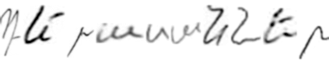
#> input picture data_preparation/raw_inverted.png, 329 x 64 px, found by its file name
$ jupyter execute --allow-errors data_generation.ipynb
#> lines starting #> are read from the running program, lines starting #| are printed output that depends on the picture; after the words box and inside, x2 and y2 are one past the last pixel; in counts of white or black regions, pixels touching at a corner belong together
# Getting Started

This notebook is for data preparation, it consists of two main components
- Synthetic Data Generation
- Real handwritten data augmentation

Before starting, make sure you have downloaded the Mashtots Dataset and it sits at the same directory as the main project.

In total, the running time can take long, because thousands of files are being created, processed and move multiple times. If you wish to see the intermediate steps, you can run only the blocks left here that work for a few examples

**IMPORTANT** All the resulting files are provided (cropped_words, synthetic_data_inverted, and their corresponding labels) and they have to be stored in ./SimpleHTR/data (which was originally designed to live there and was left unchanged for the ease of use). Everything, that was made here, are placed there precisely.

[cell 1]
import os
import random
import numpy as np
import cv2
import torch
import matplotlib.pyplot as plt
import random
import re
import pandas as pd

[cell 2]
os.chdir("../..")  # left the project folder
os.getcwd()

[cell 3]
dataset_path = "./mashtots-dataset/Train/Train"
output_path = "./mashtots-dataset/labels.txt"

# Char mapping

[cell 4]
char_mapping = {
    0: "Ա",
    1: "Բ",
    2: "Գ",
    3: "Դ",
    4: "Ե",
    5: "Զ",
    6: "Է",
    7: "Ը",
    8: "Թ",
    9: "Ժ",
    10: "Ի",
    11: "Լ",
    12: "Խ",
    13: "Ծ",
    14: "Կ",
    15: "Հ",
    16: "Ձ",
    17: "Ղ",
    18: "Ճ",
    19: "Մ",
    20: "Յ",
    21: "Ն",
    22: "Շ",
    23: "Ո",
    24: "ՈՒ",
    25: "Չ",
    26: "Պ",
    27: "Ջ",
    28: "Ռ",
    29: "Ս",
    30: "Վ",
    31: "Տ",
    32: "Ր",
    33: "Ց",
    34: "Փ",
    35: "Ք",
    36: "Եվ",
    37: "Օ",
    38: "Ֆ",
    39: "ա",
    40: "բ",
    41: "գ",
    42: "դ",
    43: "ե",
    44: "զ",
    45: "է",
    46: "ը",
    47: "թ",
    48: "ժ",
    49: "ի",
    50: "լ",
    51: "խ",
    52: "ծ",
    53: "կ",
    54: "հ",
    55: "ձ",
    56: "ղ",
    57: "ճ",
    58: "մ",
    59: "յ",
    60: "ն",
    61: "շ",
    62: "ո",
    63: "ու",
    64: "չ",
    65: "պ",
    66: "ջ",
    67: "ռ",
    68: "ս",
    69: "վ",
    70: "տ",
    71: "ր",
    72: "ց",
    73: "փ",
    74: "ք",
    75: "և",
    76: "օ",
    77: "ֆ",
}  # notice the switch in 63 !! interestingly, in the dataset this order is being followed

# Generating the labels for the dataset

generating the refined labels so that it is apparent which image is for what letter

#> (a cell that did not finish here is left out)

[cell 6]
output_path = "synthetic_words_refined"
os.makedirs(output_path, exist_ok=True)

# Creating Synthetic words

## scraping wiki file

in here, a from the Armenian wikipedia word scrapes, solely Armenian words are further filtered, and their subset is going to be used to generate word images

[cell 7]
text_file = r"capstone-htr/data_preparation/hye_wikipedia_2021_1M-words.txt"
tsv_file = os.path.join(output_path, "image_labels.tsv")
os.makedirs(output_path, exist_ok=True)

ARMENIAN_LETTERS = (
    "ԱԲԳԴԵԶԷԸԹԺԻԼԽԾԿՀՁՂՃՄՅՆՇՈՉՊՋՌՍՎՏՐՑՒՓՔՕՖ"
    + "աբգդեզէըթժիլխծկհձղճմյունշոչպջռսվտրցւփքօֆև"
)

# normalizing "ւ"/"Ւ" to "ու"/"ՈՒ" in words


# [4 lines left out: function normalize_word, not called in this run]


cleaned_words = []
#> (the rest of this cell did not finish here and is left out)

Here we define the 4 main categories for Armenian Letters
- Tall ascenders : the ones that lie above the writing line and extend high
- Short descenders : those who are mainly extending below the writing line and have a short proportion above it
- Long both sides: the ones thatextend both below and above the line in an equal amount
- Short letters: the ones that lie above the line and are extending very little

[cell 8]
tall_ascenders = {
    "Ա",
    "Ե",
    "Զ",
    "Ժ",
    "Ծ",
    "Հ",
    "Ձ",
    "Ճ",
    "Մ",
    "Ն",
    "Շ",
    "Ո",
    "Չ",
    "Ռ",
    "Ս",
    "Տ",
    "ՈՒ",
    "Օ",
    "և",
    "ն",
    "ե",
    "ժ",
    "ծ",
    "հ",
    "ճ",
    "մ",
}
short_descenders = {
    "բ",
    "գ",
    "դ",
    "զ",
    "ը",
    "թ",
    "լ",
    "ձ",
    "ղ",
    "յ",
    "շ",
    "չ",
    "պ",
    "ջ",
    "տ",
    "ր",
    "ց",
    "Լ",
    "Ը",
}
long_both_sides = {
    "ի",
    "խ",
    "է",
    "կ",
    "փ",
    "ֆ",
    "ք",
    "Ք",
    "Է",
    "Ֆ",
    "Փ",
    "Բ",
    "Գ",
    "Դ",
    "Թ",
    "Ի",
    "Խ",
    "Կ",
    "Ղ",
    "Պ",
    "Ջ",
    "Յ",
    "վ",
    "Վ",
    "Ր",
    "Ց",
    "Եվ",
}
short_letters = {"ա", "ո", "ու", "օ", "ռ", "ս"}

BASELINE_HEIGHT_RATIO = 0.65

[cell 9]
# [58 lines left out: functions detect_skew_angle_pca, deskew_image, deskew_letter_image, not called in this run]

[cell 10]
# [106 lines left out: functions extract_letter_pixels, create_black_canvas, not called in this run]


def generate_word_image(word, save_name):
    """
    Generates a synthetic handwritten-style image of a given word and saves it to disk.

    Parameters:
        word (str): The word to synthesize from character images.
        save_name (str): Filename for saving the generated image (should include extension).

    Returns:
        None
    """

    letter_images = []
    i = 0
    while i < len(word):
        char = word[i]

        if i < len(word) - 1 and word[i : i + 2] == "ու":
            char = "ու"
            i += 1
        elif i < len(word) - 1 and word[i : i + 2] == "ՈՒ":
            char = "ՈՒ"
            i += 1
        subfolder = [key for key, value in char_mapping.items() if value == char]
        if not subfolder:
            print(f"Warning: '{char}' not found in char_mapping")
            i += 1
            continue

        subfolder = str(subfolder[0])
        letter_files = [
            f
            for f in os.listdir(os.path.join(dataset_path, subfolder))
            if f.endswith((".png", ".jpg", ".jpeg"))
        ]

        if not letter_files:
            i += 1
            continue

        random_letter = random.choice(letter_files)
        letter_path = os.path.join(dataset_path, subfolder, random_letter)

        letter_img = cv2.imread(letter_path, cv2.IMREAD_GRAYSCALE)
        if letter_img is None:
            i += 1
            continue

        letter_img = extract_letter_pixels(letter_img, char)
        letter_images.append((char, letter_img))

        i += 1

    if not letter_images:
        return

    word_image = create_black_canvas(word, letter_images)
    cv2.imwrite(os.path.join(output_path, save_name), word_image)
    print(f"Generated word '{word}' saved as {save_name}")

**This is a basic demo case**

[cell 11]
output_path = "./capstone-htr/data_preparation/sample_output"
os.makedirs(output_path, exist_ok=True)
words_to_generate = ["Լուսին", "լոլիկ", "ՈՒրարտու", "Երվանդունու"]
#> (the rest of this cell did not finish here and is left out)

Here the previously filtered word list is taken and used to generate the word images. A few things to keep in mind

- Previously the output has shown to have found ~600k words, it is too much, a smaller dataset would go just fine
- During the generation, composite letters ( as in ՈՒ/ու, Եվ) have to be taken together in order to be recognized as the and not only their first character (e.g ՈՒ can be mistaken as Ո)
- The generated images follow the same logic as Mashtots dataset did, meaning inside the output folder, there are any subfolders, each after a number that mapped to a letter in Mashtots dataset. I this case this structuring is done based on the **first letter** of the word

**IMPORTANT** The full execution can last ~30 nminutes, you can reduce the 250 in `min(250, len(words))` with something small just to see how it works

[cell 12]
output_path = "./synthetic_words_refined"
os.makedirs(output_path, exist_ok=True)
char_mapping_reversed = {v: k for k, v in char_mapping.items()}

letter_groups = {}

for word in cleaned_words:
    if word.startswith("ու"):
        first_letter = "ու"
    elif word.startswith("ՈՒ"):
        first_letter = "ՈՒ"
    elif word.startswith("Եվ"):
        first_letter = "Եվ"
    elif word.startswith("ԵՎ"):
        first_letter = "Եվ"
    else:
        first_letter = word[0]

    folder_key = char_mapping_reversed.get(
        first_letter, f"unknown_{repr(first_letter)}"
    )

    if folder_key not in letter_groups:
        letter_groups[folder_key] = []
    letter_groups[folder_key].append(word)

selected_words = []
for folder_key, words in letter_groups.items():
    sampled_words = random.sample(
        words, min(250, len(words))
    )  # either randomly sample 250 words or take what is available
    selected_words.extend(sampled_words)

image_data = []
image_count = 0

for word in selected_words:
    if word.startswith("ու"):
        first_letter = "ու"
    elif word.startswith("ՈՒ"):
        first_letter = "ՈՒ"
    elif word.startswith("Եվ"):
        first_letter = "Եվ"
    elif word.startswith("ԵՎ"):
        first_letter = "Եվ"
    else:
        first_letter = word[0]

    folder_key = char_mapping_reversed.get(
        first_letter, f"unknown_{repr(first_letter)}"
    )

    letter_folder = os.path.join(output_path, str(folder_key))
    os.makedirs(letter_folder, exist_ok=True)

    num_variants = 3
    for _ in range(num_variants):
        filename = f"arm_{image_count:03d}.png"
        file_path = os.path.join(str(folder_key), filename)

        generate_word_image(word, os.path.join(str(folder_key), filename))

        image_data.append([file_path, word])
        image_count += 1

df = pd.DataFrame(image_data, columns=["filename", "word"])
df.to_csv(tsv_file, sep="\t", index=False)

print(f"Done. {len(image_data)} images generated and saved in '{output_path}'.")
print(f"Labels saved in '{tsv_file}'.")

# Inverting and refining the images

[cell 13]
# [37 lines left out: functions adjust_gamma, preprocess_image, not called in this run]

## Actual process of inverting

This code now takes the previously genrated raw (white text on black canvas) outputs, inverts them and saves in a new folder, still keeping the subfolder structure

[cell 14]
os.makedirs("synthetic_words_inverted", exist_ok=True)

for subfolder in os.listdir("synthetic_words_refined"):
    input_dir = os.path.join("synthetic_words_refined", subfolder)
    output_dir = os.path.join("synthetic_words_inverted", subfolder)

    if not os.path.isdir(input_dir):
        continue

    os.makedirs(output_dir, exist_ok=True)

    for file in os.listdir(input_dir):
        if not file.lower().endswith((".png", ".jpg", ".jpeg", ".bmp", ".tiff")):
            continue

        img_path = os.path.join(input_dir, file)
        inverted = preprocess_image(img_path)
        save_path = os.path.join(output_dir, file)
        cv2.imwrite(save_path, inverted)

## Further refining the inverted samples

[cell 15]
sample_image_path = (
    "./capstone-htr/data_preparation/raw_inverted.png"  # a sample image to demonstrate
)
img = cv2.imread(sample_image_path, cv2.IMREAD_GRAYSCALE)
#> img is the input picture: shape (64, 329); min 0, max 255, mean 239.1

[cell 16]
img_norm = img.astype(np.float32) / 255.0

temp_bgr = cv2.cvtColor((img_norm * 255).astype(np.uint8), cv2.COLOR_GRAY2BGR)
enhanced_bgr = cv2.detailEnhance(temp_bgr, sigma_s=10, sigma_r=0.2)
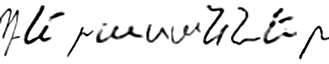
#> enhanced_bgr: shape (64, 329, 3); mean B, G, R 233.2, 233.2, 233.2
enhanced = cv2.cvtColor(enhanced_bgr, cv2.COLOR_BGR2GRAY).astype(np.float32) / 255.0


def s_curve(x, gain=6):
#> called with gain = 6
    return 1 / (1 + np.exp(-gain * (x - 0.5)))


contrasted = s_curve(enhanced, gain=6)

# compressing overly dark strokes slightly for a more uniform results
compressed = contrasted.copy()
compressed[compressed < 0.2] = (
    0.25 * compressed[compressed < 0.2] + 0.15
)  # lift shadows slightly
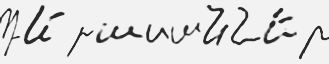
#> compressed: shape (64, 329) float32; min 0.162, max 0.953, mean 0.88

img_8bit = (compressed * 255).astype(np.uint8)
blurred = cv2.GaussianBlur(img_8bit, (3, 3), 0.8)
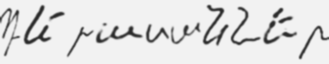
#> blurred: shape (64, 329); min 41, max 242, mean 223.7
sharpened = cv2.addWeighted(img_8bit, 1.15, blurred, -0.15, 0)

final = np.clip(sharpened, 0, 255).astype(np.uint8)
background_mask = final > 230  # pixels that are nearly white
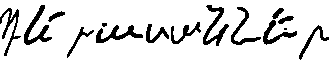
#> background_mask: shape (64, 329) bool; 87% white; 15 black regions (2 under 20 px), largest, box (x1, y1, x2, y2) and area: (203, 5, 229, 46) 357, (24, 5, 52, 45) 352, (96, 25, 143, 43) 320
final[background_mask] = 255


plt.figure(figsize=(12, 6))
plt.subplot(1, 2, 1)
plt.title("Original")
plt.imshow(img, cmap="gray")
plt.axis("off")

plt.subplot(1, 2, 2)
plt.title("Processed")
plt.imshow(final, cmap="gray")
plt.axis("off")

plt.tight_layout()
plt.show()

[cell 17]
# [45 lines left out: function process_synthetic_image, not called in this run]


def refine_images_in_folder(root_dir):
    """
    Applies inplace synthetic image refinement to all grayscale images in a directory tree.

    Parameters:
        root_dir (str): Path to the root directory containing images to be processed.

    Returns:
        None
    """
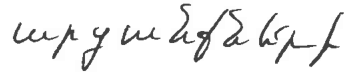
#> input picture data_preparation/real.png, 358 x 75 px, found by its file name
#> further down, img is the input picture: shape (75, 358); min 64, max 255, mean 238.6

    for dirpath, _, filenames in os.walk(root_dir):
        for fname in filenames:
            if fname.lower().endswith((".png", ".jpg", ".jpeg", ".tif", ".bmp")):
                path = os.path.join(dirpath, fname)
                img = cv2.imread(path, cv2.IMREAD_GRAYSCALE)
                if img is not None:
                    processed = process_synthetic_image(img)
                    cv2.imwrite(path, processed)
                    print(f"Processed: {path}")
                else:
                    print(f"Failed to read image: {path}")

[cell 18]
# os.chdir('..')
os.getcwd()

[cell 19]
refine_images_in_folder(
    "./synthetic_words_inverted"
)  # just refine the inverted images inplace

# Data Augmentation for the Real Handwritten Images

The scripts below are designed to augment data in a way that mimic real-life handwritings. The main augmentation function with a given probability can

- Stretch or squeeze the image horizontally and/or vertically
- Add Gaussian noise
- Change the stroke thickness

[cell 20]
def augment_data(img):
    """
    Applies random data augmentation techniques to a grayscale image until at least one transformation is performed.

    Augmentations include:
    - Stroke thickness adjustment (erosion or dilation)
    - Gaussian noise addition
    - Horizontal/vertical squeezing or stretching via affine transformation

    Parameters:
        img (numpy.ndarray): Grayscale input image with values in [0, 255].

    Returns:
        numpy.ndarray: Augmented image as uint8 with pixel values in [0, 255].
    """

    img = img.astype(np.float32)
    h, w = img.shape
#> h = 75; w = 358
    original = img.copy()
    augmented = False

    while not augmented:
        img = original.copy()
        augmented = False  # reset flag

        # stroke thickness
        rand = random.random()
        if rand < 0.33:
            # thinning stroke
            img = 255 - img
            img = cv2.erode(img, np.ones((2, 2), np.uint8), iterations=1)
            img = 255 - img
            augmented = True
        elif rand < 0.66:
            # thickening stroke
            img = 255 - img
            img = cv2.dilate(img, np.ones((2, 2), np.uint8), iterations=1)
            img = 255 - img
            augmented = True
        # else:
        # keeping stroke thickness

        # add noise
        if random.random() < 0.6:
            # adding gaussian noise
            noise_std = random.uniform(1, 3)
            noise = np.random.normal(0, noise_std, img.shape)
            img += noise
            img = np.clip(img, 0, 255)
            augmented = True

        # squeeze or stretch
        if random.random() < 0.7:
            # applying affine scale
            center = (w / 2, h / 2)

            scale_x = random.random() < 0.8
            scale_y = random.random() < 0.5

            fx = random.uniform(0.70, 1.20) if scale_x else 1.0
            fy = random.uniform(0.75, 1.25) if scale_y else 1.0

            if fx != 1.0 or fy != 1.0:
                # if fx < 1.0: print("squeezing horizontally")
                # if fx > 1.0: print("stretching horizontally")
                # if fy < 1.0: print("squeezing vertically")
                # if fy > 1.0: print("stretching vertically")

                T = np.array(
                    [[fx, 0, center[0] * (1 - fx)], [0, fy, center[1] * (1 - fy)]],
                    dtype=np.float32,
                )

                img = cv2.warpAffine(
                    img,
                    T,
                    (w, h),
                    flags=cv2.INTER_LINEAR,
                    borderMode=cv2.BORDER_CONSTANT,
                    borderValue=255,
                )
                augmented = True
#> this loop made 1 pass
#> pass 1, in augment_data, `img = cv2.warpAffine( img, T, (w, h), flags=cv2.INTER_LINEAR, borderMo..`:
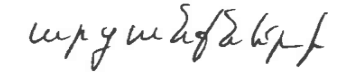
#> img: shape (75, 358) float32; min 64, max 255, mean 240.2

    img[img > 245] = 255
#> img: shape (75, 358) float32; 11.6% of pixels changed, all inside (x1, y1, x2, y2) = (27, 0, 328, 72)
    return img.astype(np.uint8)
#> returned value: shape (75, 358)

[cell 21]
def show_original_vs_augmented_together(original):
    """
    Displays the original and augmented versions of a grayscale image side-by-side using matplotlib.

    Parameters:
        original (numpy.ndarray): Input grayscale image with pixel values in [0, 255].

    Returns:
        numpy.ndarray: The augmented version of the input image.
    """

    augmented = augment_data(original)

    plt.figure(figsize=(10, 5))
    plt.subplot(1, 2, 1)
    plt.title("Original")
    plt.imshow(original, cmap="gray")
    plt.axis("off")

    plt.subplot(1, 2, 2)
    plt.title("Augmented")
    plt.imshow(augmented, cmap="gray")
    plt.axis("off")

    plt.tight_layout()
    plt.show()

    return augmented

[cell 22]
img_path = "./capstone-htr/data_preparation/real.png"
img = cv2.imread(img_path, cv2.IMREAD_GRAYSCALE)
aug_img = show_original_vs_augmented_together(img)  # again a basic demo

[cell 23]
def show_original_vs_augmented(original, num_samples=5):
    """
    Displays multiple original vs augmented image comparisons.

    Args:
        original (np.ndarray): Original grayscale image.
        num_samples (int): Number of augmented variations to generate and display.
    """
#> called with num_samples = 10
    for i in range(num_samples):
        augmented = augment_data(original)

        plt.figure(figsize=(10, 5))
        plt.title("")
        plt.imshow(augmented, cmap="gray")
        plt.axis("off")
        plt.show()
#> this loop made 10 passes
#> pass 2, in show_original_vs_augmented, `augmented = augment_data(original)`:
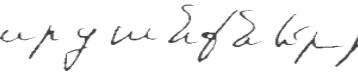
#> augmented: shape (75, 358); min 64, max 255, mean 245.3
#> pass 3, in show_original_vs_augmented, `augmented = augment_data(original)`:
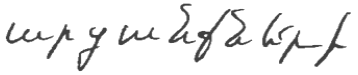
#> augmented: shape (75, 358); min 64, max 255, mean 238.2

[cell 24]
show_original_vs_augmented(
    img, num_samples=10
)  # observe in how many ways a single image can be augmented!

The augmented images still keep their base name and get the extension `_annotated_#` , they can be easily added to the annotations file. The script below achieves that

[cell 25]
def write_augmented_annotations(image_folder, annotation_path, output_annotation_path):
    """
    Generates augmented versions of word images and updates the annotation file accordingly.

    For each image in the annotation file, creates 1 to 3 augmented samples using `augment_data`,
    saves them in the same folder, and appends new rows to the annotation TSV file.

    Parameters:
        image_folder (str): Path to the folder containing the original word images.
        annotation_path (str): Path to the original annotation file (TSV format).
        output_annotation_path (str): Path where the updated annotation file should be saved.

    Returns:
        None
    """

    annots = pd.read_csv(annotation_path, sep="\t", names=["image", "label"])
    annots["image"] = annots["image"].apply(os.path.basename)

    new_rows = []

    for idx, row in annots.iterrows():
        original_name = row["image"]
        label = row["label"]
        image_path = os.path.join(image_folder, original_name)

        img = cv2.imread(image_path, cv2.IMREAD_GRAYSCALE)
        if img is None:
            print(f"Skipping unreadable image: {image_path}")
            continue

        n_aug = random.randint(
            1, 3
        )  # generate new augmented image for each word n times (1-3, randomly)
        name, ext = os.path.splitext(original_name)

        if ext == "":
            ext = ".png"

        for i in range(n_aug):
            aug_img = augment_data(img)
            aug_name = f"{name}_augmented_{i+1}{ext}"
            aug_path = os.path.join(image_folder, aug_name)
            cv2.imwrite(aug_path, aug_img)
            new_rows.append({"image": aug_name, "label": label})

    augmented_df = pd.concat([annots, pd.DataFrame(new_rows)], ignore_index=True)
    augmented_df.to_csv(output_annotation_path, sep="\t", index=False, header=False)

[cell 26]
def convert_all_to_grayscale(image_folder):
    """
    Converts all images in a specified folder to grayscale in-place.

    Only processes files with image extensions (.png, .jpg, .jpeg, .bmp, .tif).
    If an image is already single-channel, it is left unchanged.

    Parameters:
        image_folder (str): Path to the folder containing images to convert.

    Returns:
        None
    """

    for fname in os.listdir(image_folder):
        if fname.lower().endswith((".png", ".jpg", ".jpeg", ".bmp", ".tif")):
            path = os.path.join(image_folder, fname)
            img = cv2.imread(path)
            if img is None:
                print(f"Skipping unreadable: {fname}")
                continue
            if img.ndim == 3:
                img_gray = cv2.cvtColor(img, cv2.COLOR_BGR2GRAY)
                cv2.imwrite(path, img_gray)

#> (a cell that did not finish here is left out)

The final annotations file were manually modified by me a lot throughout the process (mostly to get rid of my typos during label checking), the very first annotations file can be found in the `data_preparation` folder

you can use the below code to visually understand what happened with the file after adding the augmented files

#> (a cell that did not finish here is left out)
